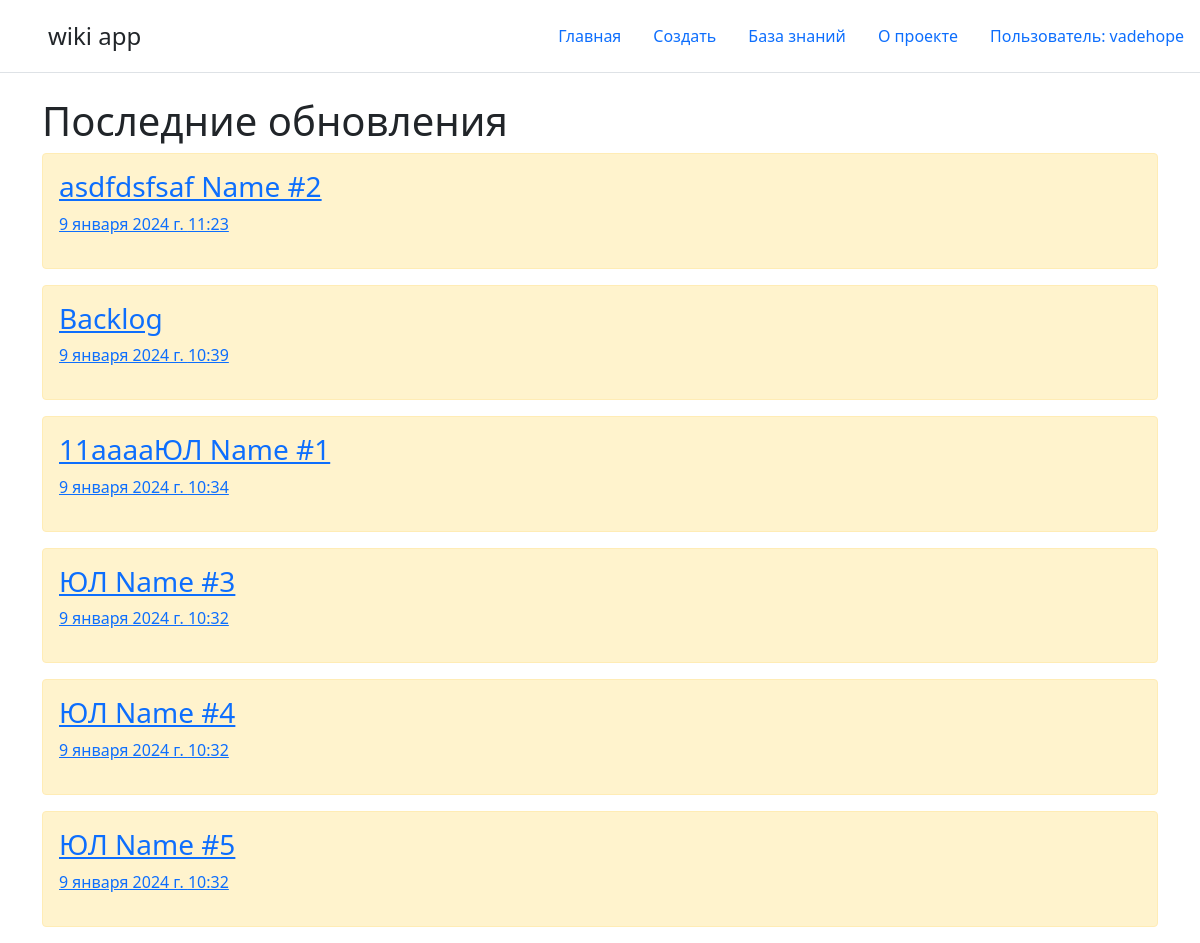
The app's page / (signed in) with its own data.
### main/models.py (models this page shows, shortened)
class Task(MPTTModel):
    name = models.CharField(max_length=50, unique=True)
    parent = TreeForeignKey('self', on_delete=models.CASCADE, null=True, blank=True, related_name='children')
    task = models.TextField('Описание')
    created_at = models.DateTimeField()
    updated_at = models.DateTimeField(auto_now=True)
    class Meta:
        verbose_name = 'Задача'
        verbose_name_plural = 'Задача'
    class MPTTMeta:
        order_insertion_by = ['name']

### main/views.py (the view)
# urls.py: path('', views.index, name = "home"),
@login_required
def index(request):
    names = Task.objects.order_by('-updated_at')
    return render(request, 'main/index.html', {"Title": "Главная страница сайта", "names": names})

### main/templates/main/index.html (shortened to what this page needs)
{% extends 'main/base.html' %}
{% block content%}
    <h1>Последние обновления</h1>
    {% if names %}
        {% for i in names %}
            <div class="alert alert-warning mt-2">
                <a href="{%url 'post-datail' i.id %}"><h3>{{ i.name }}</h3>
                <p>{{ i.updated_at.date }} {{ i.updated_at.time}}</p></a>
            </div>
        {% endfor %}
    {% else %}
        <p>У вас нет записей!</p>
    {% endif %}
{% endblock %}

### main/templates/main/base.html (shortened to what this page needs)
<!DOCTYPE html>
<html lang="ru">
<head>
    <link rel="stylesheet" href="https://cdn.jsdelivr.net/npm/bootstrap@5.1.3/dist/css/bootstrap.min.css">
</head>
<body>
    <header class="d-flex flex-wrap justify-content-center py-3 mb-4 border-bottom">
        <a href="/" class="d-flex align-items-center mb-3 mb-md-0 me-md-auto text-dark text-decoration-none">
          <svg class="bi me-2" width="40" height="32"><use xlink:href="#bootstrap"></use></svg>
          <span class="fs-4">wiki app</span>
        </a>
        <ul class="nav nav-pills">
          <li class="nav-item"><a href="{% url "home" %}" class="nav-link">Главная</a></li>
          <li class="nav-item"><a href="{% url "create_child" %}" class="nav-link" aria-current="page">Создать</a></li>
          <li class="nav-item"><a href="{% url "wiki" %}" class="nav-link" aria-current="page">База знаний</a></li>
          <li class="nav-item"><a href="{% url "about" %}" class="nav-link">О проекте</a></li>
          <li class="nav-item"><a href="{% url "cab" %}" class="nav-link">Пользователь: {{ user.get_username }}</a></li>
        </ul>
      </header>
    <div class="container">
      {% block  content %}{% endblock %}
    </div>
</body>
</html>

### records on screen
Task: name "asdfdsfsaf Name #2", updated_at "9 января 2024 г.", updated_at.time "11:23"
Task: name "Backlog", updated_at "9 января 2024 г.", updated_at.time "10:39"
Task: name "11aaааЮЛ Name #1", updated_at "9 января 2024 г.", updated_at.time "10:34"
Task: name "ЮЛ Name #3", updated_at "9 января 2024 г.", updated_at.time "10:32"
Task: name "ЮЛ Name #4", updated_at "9 января 2024 г.", updated_at.time "10:32"
Task: name "ЮЛ Name #5", updated_at "9 января 2024 г.", updated_at.time "10:32"

### other values on screen
{{ user.get_username }} "vadehope"
